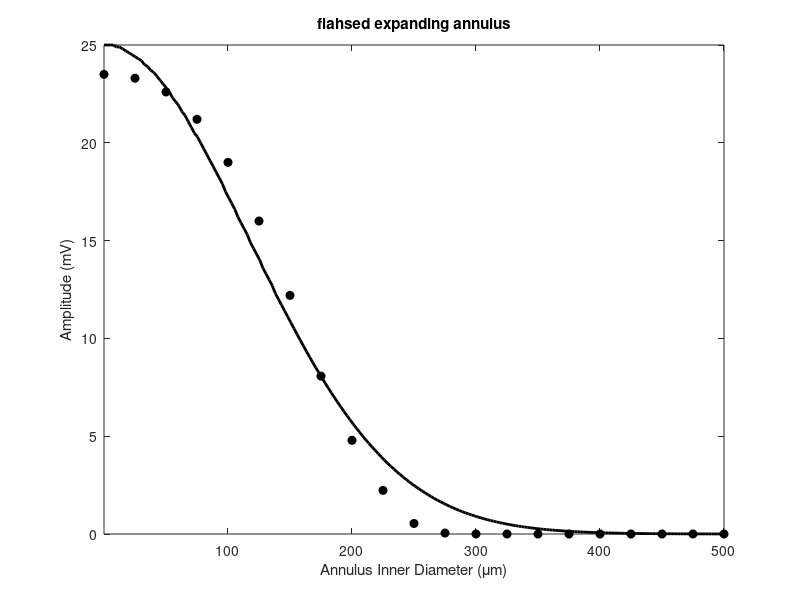

MATLAB code to generate this figure:
clc
clear

% %spot
% x1=[25 50 75 100 125 150 175 200 225 250 275 300 325 350 375 400 425 450 475 500];
% annulus
x1=[0 25 50 75 100 125 150 175 200 225 250 275 300 325 350 375 400 425 450 475 500];
y1=[2.35E+01
2.33E+01
2.26E+01
2.12E+01
1.90E+01
1.60E+01
1.22E+01
8.07E+00
4.79E+00
2.23E+00
5.37E-01
4.76E-02
1.16E-03
0
0
0
0
0
0
0
0
];
plot(x1,y1,'ko','MarkerFaceColor','k')

hold on
y2=[2.50E+01
2.50E+01
2.50E+01
2.50E+01
2.49E+01
2.49E+01
2.48E+01
2.47E+01
2.46E+01
2.45E+01
2.44E+01
2.43E+01
2.42E+01
2.40E+01
2.39E+01
2.37E+01
2.36E+01
2.34E+01
2.32E+01
2.30E+01
2.28E+01
2.26E+01
2.23E+01
2.21E+01
2.19E+01
2.16E+01
2.14E+01
2.11E+01
2.08E+01
2.05E+01
2.03E+01
2.00E+01
1.97E+01
1.94E+01
1.91E+01
1.88E+01
1.85E+01
1.82E+01
1.79E+01
1.75E+01
1.72E+01
1.69E+01
1.66E+01
1.62E+01
1.59E+01
1.56E+01
1.53E+01
1.49E+01
1.46E+01
1.43E+01
1.40E+01
1.36E+01
1.33E+01
1.30E+01
1.27E+01
1.23E+01
1.20E+01
1.17E+01
1.14E+01
1.11E+01
1.08E+01
1.05E+01
1.02E+01
9.91E+00
9.62E+00
9.33E+00
9.05E+00
8.77E+00
8.50E+00
8.24E+00
7.97E+00
7.71E+00
7.46E+00
7.21E+00
6.97E+00
6.73E+00
6.50E+00
6.27E+00
6.05E+00
5.83E+00
5.62E+00
5.41E+00
5.21E+00
5.01E+00
4.82E+00
4.64E+00
4.46E+00
4.28E+00
4.11E+00
3.94E+00
3.78E+00
3.62E+00
3.47E+00
3.33E+00
3.18E+00
3.05E+00
2.91E+00
2.79E+00
2.66E+00
2.54E+00
2.43E+00
2.32E+00
2.21E+00
2.11E+00
2.01E+00
1.91E+00
1.82E+00
1.73E+00
1.65E+00
1.57E+00
1.49E+00
1.41E+00
1.34E+00
1.27E+00
1.21E+00
1.14E+00
1.08E+00
1.03E+00
9.73E-01
9.20E-01
8.70E-01
8.23E-01
7.78E-01
7.34E-01
6.93E-01
6.54E-01
6.17E-01
5.82E-01
5.48E-01
5.16E-01
4.86E-01
4.57E-01
4.30E-01
4.04E-01
3.80E-01
3.57E-01
3.35E-01
3.14E-01
2.95E-01
2.76E-01
2.59E-01
2.43E-01
2.27E-01
2.12E-01
1.99E-01
1.86E-01
1.74E-01
1.62E-01
1.51E-01
1.41E-01
1.32E-01
1.23E-01
1.14E-01
1.07E-01
9.92E-02
9.23E-02
8.59E-02
7.98E-02
7.42E-02
6.89E-02
6.40E-02
5.93E-02
5.50E-02
5.10E-02
4.73E-02
4.38E-02
4.05E-02
3.75E-02
3.47E-02
3.21E-02
2.96E-02
2.74E-02
2.53E-02
2.33E-02
2.15E-02
1.98E-02
1.83E-02
1.68E-02
1.55E-02
1.43E-02
1.31E-02
1.21E-02
1.11E-02
1.02E-02
9.34E-03
8.57E-03
7.86E-03
7.20E-03
6.60E-03
6.04E-03
5.53E-03
5.06E-03
4.63E-03
4.23E-03
3.87E-03
3.53E-03
3.23E-03
2.94E-03
2.68E-03
2.45E-03
];
L=length(y2);

% % spot
% x2=linspace(25,500,L);

% annulus
x2=linspace(0,500,L);

plot(x2,y2,'k','LineWidth',2)
xticks([100 200 300 400 500])

% ylabel('Amplitude (mV)')
% xlabel('spot Diameter (μm)')
% title('flahsed expanding spots')

ylabel('Amplitude (mV)')
xlabel('Annulus Inner Diameter (μm)')
title('flahsed expanding annulus')
